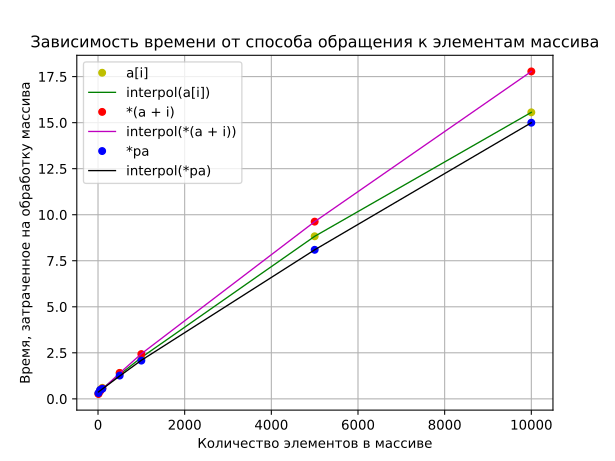

Recreate this plot in Python.
# import matplotlib.pyplot as plt
# import numpy as np
# from scipy.interpolate import UnivariateSpline
#
# def oneLine():
#     x, y = [], []
#     for j in [10, 50, 100, 500, 1000, 5000, 10000]:
#         with open(f'time_{j}_{i}_avg.txt', 'r') as fin:
#             x.append(j)
#             y.append(float(fin.read().strip()))
#     return x, y
#
# for i in range(1, 4):
#     x, y = oneLine()
#     plt.plot(x, y, 'ro', ms = 5)
#
# plt.plot(x, y, 'ro', ms = 5)
#
# spl = UnivariateSpline(x, y)
# xs = np.linspace(-3, 3, 1000)
# plt.plot(xs, spl(xs), 'g', lw = 3)
# plt.show()

import matplotlib.pyplot as plt
import numpy as np
from scipy.interpolate import UnivariateSpline

def takeData(src):
    x, y = [], []
    with open(src, 'r') as fin:
        for line in fin:
            x.append(float(line.split()[0]))
            y.append(float(line.split()[1]))
    return x, y

def createGraph(i, colorPoint, colorLine):
    x, y = takeData(f'data_{i}.txt')
    spl = UnivariateSpline(x, y)

    ax.plot(x, y, colorPoint, ms=5)
    ax.plot(x, spl(x), colorLine, lw=1)

fig, ax = plt.subplots()
createGraph(1, 'yo', 'g')
createGraph(2, 'ro', 'm')
createGraph(3, 'bo', 'k')
ax.legend(['a[i]', 'interpol(a[i])', '*(a + i)', 'interpol(*(a + i))',
           '*pa', 'interpol(*pa)'], loc=0)
plt.xlabel('Количество элементов в массиве')
plt.ylabel('Время, затраченное на обработку массива')
plt.title('Зависимость времени от способа обращения к элементам массива',)
ax.grid(True)
fig.savefig('graph.svg')